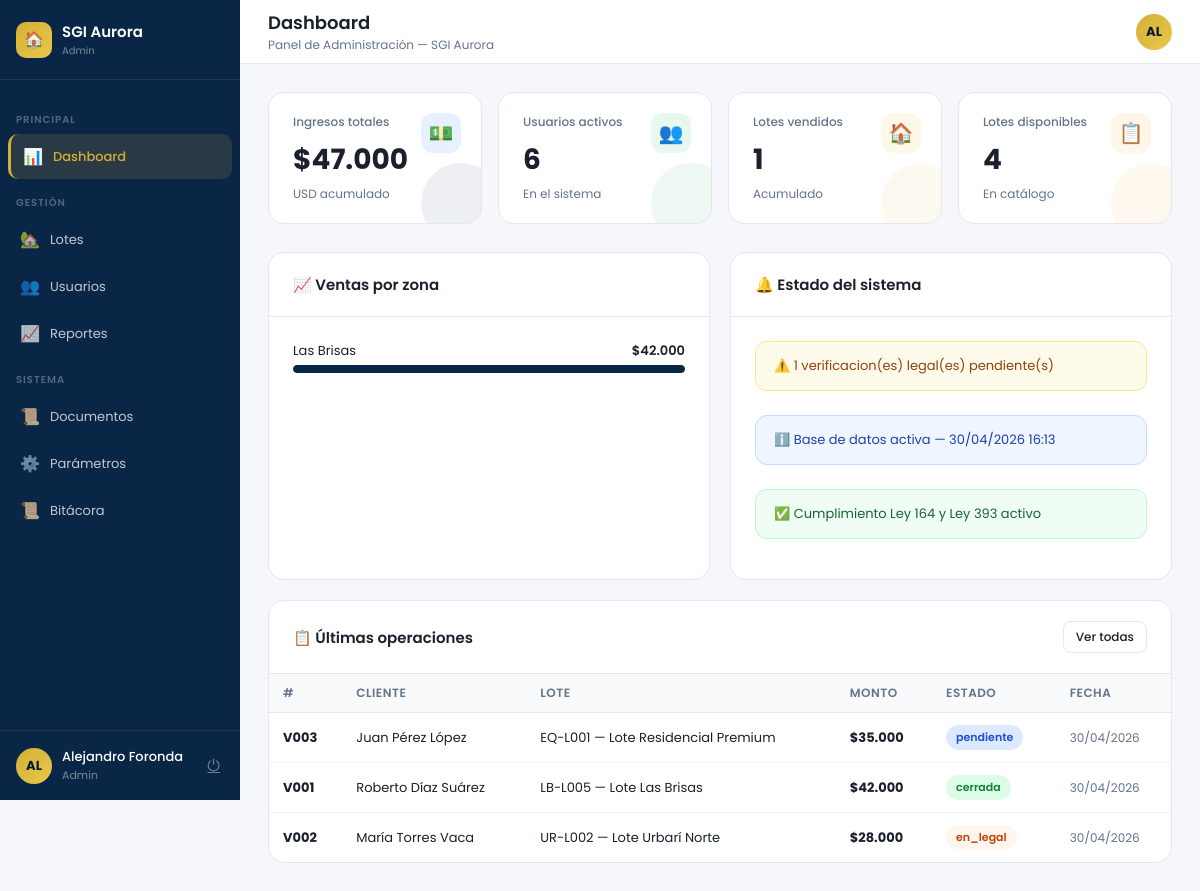
/admin/dashboard.php (signed in), run on the app's committed database.
### tables this page shows
CREATE TABLE ventas (
  id          INT AUTO_INCREMENT PRIMARY KEY,
  cliente_id  INT NOT NULL,
  lote_id     INT NOT NULL,
  asesor_id   INT,
  monto       DECIMAL(12,2) NOT NULL,
  modalidad   ENUM('Contado','Credito Bancario','Credito Directo','Anticretico') NOT NULL,
  estado      ENUM('pendiente','en_legal','contrato','cerrada','cancelada') DEFAULT 'pendiente',
  fecha_venta DATE,
  contrato_id INT,
  created_at  DATETIME DEFAULT CURRENT_TIMESTAMP,
  FOREIGN KEY (cliente_id) REFERENCES clientes(id),
  FOREIGN KEY (lote_id)    REFERENCES lotes(id),
  FOREIGN KEY (asesor_id)  REFERENCES usuarios(id) ON DELETE SET NULL
);

CREATE TABLE usuarios (
  id          INT AUTO_INCREMENT PRIMARY KEY,
  nombre      VARCHAR(120) NOT NULL,
  email       VARCHAR(120) NOT NULL UNIQUE,
  password    VARCHAR(255) NOT NULL,    
  rol         ENUM('cliente','asesor','legal','admin') NOT NULL DEFAULT 'cliente',
  estado      ENUM('activo','inactivo') NOT NULL DEFAULT 'activo',
  telefono    VARCHAR(30),
  ci          VARCHAR(30),
  created_at  DATETIME DEFAULT CURRENT_TIMESTAMP,
  ultimo_acceso DATETIME
);

CREATE TABLE lotes (
  id          INT AUTO_INCREMENT PRIMARY KEY,
  codigo      VARCHAR(20) NOT NULL UNIQUE,
  nombre      VARCHAR(150) NOT NULL,
  zona_id     INT NOT NULL,
  direccion   VARCHAR(200),
  superficie  DECIMAL(10,2) NOT NULL,
  precio      DECIMAL(12,2) NOT NULL,
  tipo        ENUM('Residencial','Comercial','Industrial') DEFAULT 'Residencial',
  estado      ENUM('disponible','apartado','vendido','revision') DEFAULT 'revision',
  verificado  TINYINT(1) DEFAULT 0,
  servicios   VARCHAR(200),             
  emoji       VARCHAR(10) DEFAULT '🏡',
  asesor_id   INT,
  created_at  DATETIME DEFAULT CURRENT_TIMESTAMP,
  FOREIGN KEY (zona_id)   REFERENCES zonas(id),
  FOREIGN KEY (asesor_id) REFERENCES usuarios(id) ON DELETE SET NULL
);

### admin/dashboard.php (the view, shortened to what this page needs)
<?php
$pdo = getDB();
$kpis = [
  'ingresos'   => $pdo->query("SELECT COALESCE(SUM(monto),0) FROM pagos")->fetchColumn(),
  'usuarios'   => $pdo->query("SELECT COUNT(*) FROM usuarios WHERE estado='activo'")->fetchColumn(),
  'vendidos'   => $pdo->query("SELECT COUNT(*) FROM lotes WHERE estado='vendido'")->fetchColumn(),
  'disponibles'=> $pdo->query("SELECT COUNT(*) FROM lotes WHERE estado='disponible'")->fetchColumn(),
  'pendientes' => $pdo->query("SELECT COUNT(*) FROM tareas_legales WHERE estado='pendiente'")->fetchColumn(),
];
$ventasZona = $pdo->query("
  SELECT z.nombre zona, SUM(v.monto) total
  FROM ventas v
  JOIN lotes l ON l.id=v.lote_id
  JOIN zonas z ON z.id=l.zona_id
  WHERE v.estado='cerrada'
  GROUP BY z.nombre ORDER BY total DESC LIMIT 6
")->fetchAll();
$maxTotal = max(array_column($ventasZona,'total') ?: [1]);
$ultOps = $pdo->query("
  SELECT v.id, u.nombre cliente, l.nombre lote, l.codigo, v.monto, v.estado, v.created_at
  FROM ventas v
  JOIN clientes c ON c.id=v.cliente_id
  JOIN usuarios u ON u.id=c.usuario_id
  JOIN lotes l ON l.id=v.lote_id
  ORDER BY v.created_at DESC LIMIT 6
")->fetchAll();
$pageTitle    = 'Dashboard';
$pageSubtitle = 'Panel de Administración — SGI Aurora';
$activeNav    = 'ad-dash';
require_once __DIR__ . '/../includes/layout.php';
?>
<div class="kpi-grid">
  <div class="kpi-card blue"><div class="kpi-icon">💵</div><div class="kpi-label">Ingresos totales</div><div class="kpi-value">$<?= number_format($kpis['ingresos'],0,',','.') ?></div><div class="kpi-sub">USD acumulado</div></div>
  <div class="kpi-card green"><div class="kpi-icon">👥</div><div class="kpi-label">Usuarios activos</div><div class="kpi-value"><?= $kpis['usuarios'] ?></div><div class="kpi-sub">En el sistema</div></div>
  <div class="kpi-card gold"><div class="kpi-icon">🏠</div><div class="kpi-label">Lotes vendidos</div><div class="kpi-value"><?= $kpis['vendidos'] ?></div><div class="kpi-sub">Acumulado</div></div>
  <div class="kpi-card orange"><div class="kpi-icon">📋</div><div class="kpi-label">Lotes disponibles</div><div class="kpi-value"><?= $kpis['disponibles'] ?></div><div class="kpi-sub">En catálogo</div></div>
</div>
<div class="grid2">
  <div class="card">
    <div class="card-header"><h3>📈 Ventas por zona</h3></div>
    <div class="card-body">
      <?php if (empty($ventasZona)): ?>
        <p style="color:var(--muted);font-size:13px">Sin datos de ventas aún.</p>
      <?php else: foreach ($ventasZona as $z): $pct = round($z['total']/$maxTotal*100); ?>
        <div style="margin-bottom:12px">
          <div style="display:flex;justify-content:space-between;font-size:13px;margin-bottom:4px">
            <span><?= htmlspecialchars($z['zona']) ?></span>
            <span style="font-weight:600">$<?= number_format($z['total'],0,',','.') ?></span>
          </div>
          <div class="prog-track"><div class="prog-fill" style="width:<?= $pct ?>%;background:var(--navy)"></div></div>
        </div>
      <?php endforeach; endif; ?>
    </div>
  </div>
  <div class="card">
    <div class="card-header"><h3>🔔 Estado del sistema</h3></div>
    <div class="card-body" style="display:flex;flex-direction:column;gap:8px">
      <?php if ($kpis['pendientes'] > 0): ?>
        <div class="alert alert-warn">⚠️ <?= $kpis['pendientes'] ?> verificacion(es) legal(es) pendiente(s)</div>
      <?php else: ?>
        <div class="alert alert-success">✅ Sin verificaciones legales pendientes</div>
      <?php endif; ?>
      <div class="alert alert-info">ℹ️ Base de datos activa — <?= date('d/m/Y H:i') ?></div>
      <div class="alert alert-success">✅ Cumplimiento Ley 164 y Ley 393 activo</div>
    </div>
  </div>
</div>
<div class="card">
  <div class="card-header">
    <h3>📋 Últimas operaciones</h3>
    <a href="/sgi_aurora/admin/reportes.php" class="btn btn-outline btn-sm">Ver todas</a>
  </div>
  <div class="card-body p0">
    <table class="table">
      <thead><tr><th>#</th><th>Cliente</th><th>Lote</th><th>Monto</th><th>Estado</th><th>Fecha</th></tr></thead>
      <tbody>
        <?php foreach ($ultOps as $op): ?>
        <tr>
          <td><strong>V<?= str_pad($op['id'],3,'0',STR_PAD_LEFT) ?></strong></td>
          <td><?= htmlspecialchars($op['cliente']) ?></td>
          <td><?= htmlspecialchars($op['codigo'].' — '.$op['lote']) ?></td>
          <td><strong>$<?= number_format($op['monto'],0,',','.') ?></strong></td>
          <td>
            <?php $bc=['cerrada'=>'badge-green','en_legal'=>'badge-orange','pendiente'=>'badge-blue','contrato'=>'badge-gold']; ?>
            <span class="badge <?= $bc[$op['estado']] ?? 'badge-gray' ?>"><?= $op['estado'] ?></span>
          </td>
          <td style="font-size:12px;color:var(--muted)"><?= date('d/m/Y', strtotime($op['created_at'])) ?></td>
        </tr>
        <?php endforeach; ?>
      </tbody>
    </table>
  </div>
</div>
<?php require_once __DIR__ . '/../includes/layout_end.php'; ?>

### includes/layout.php (shortened to what this page needs)
<!DOCTYPE html>
<html lang="es">
<head>
</head>
<body>
<?php
$rol = $_SESSION['rol'] ?? '';
$initials = strtoupper(substr($nombre_sb ?? $_SESSION['nombre'] ?? '?', 0, 2));
?>
<div class="sidebar">
  <div class="sb-header">
    <div class="sb-logo">🏠</div>
    <div>
      <div class="sb-brand-name">SGI Aurora</div>
      <div class="sb-brand-sub"><?= ucfirst($rol) ?></div>
    </div>
  </div>
  <nav class="sb-nav">
    <?php foreach (($navs[$rol] ?? []) as $sec): ?>
      <div class="nav-section"><?= $sec['seccion'] ?></div>
      <?php foreach ($sec['items'] as $item): ?>
        <a href="<?= $item['url'] ?>" class="nav-item <?= ($activeNav ?? '') === $item['key'] ? 'active' : '' ?>">
          <span class="nav-icon"><?= $item['icon'] ?></span>
          <span class="nav-label"><?= $item['label'] ?></span>
        </a>
      <?php endforeach; ?>
    <?php endforeach; ?>
  </nav>
  <div class="sb-footer">
    <div class="user-pill">
      <div class="avatar"><?= $initials ?></div>
      <div style="flex:1;min-width:0">
        <div class="user-name"><?= htmlspecialchars($_SESSION['nombre'] ?? '') ?></div>
        <div class="user-role"><?= ucfirst($rol) ?></div>
      </div>
      <a href="/sgi_aurora/logout.php" class="logout-btn" title="Cerrar sesión">⏻</a>
    </div>
  </div>
</div>
<div class="main">
  <div class="topbar">
    <div>
      <h2><?= htmlspecialchars($pageTitle ?? 'Panel') ?></h2>
      <div class="topbar-sub"><?= htmlspecialchars($pageSubtitle ?? '') ?></div>
    </div>
    <div class="topbar-right">
      <div class="avatar" style="cursor:default"><?= $initials ?></div>
    </div>
  </div>
  <div class="page">

### includes/layout_end.php (shortened to what this page needs)
  </div>
</div>
</body>
</html>

### data on the page
ventas: id "003", usuarios.nombre "Juan Pérez López", lote.nombre "EQ-L001 — Lote Residencial Premium", monto "35.000", estado "pendiente", created_at "30/04/2026"
ventas: id "001", usuarios.nombre "Roberto Díaz Suárez", lote.nombre "LB-L005 — Lote Las Brisas", monto "42.000", estado "cerrada", created_at "30/04/2026"
ventas: id "002", usuarios.nombre "María Torres Vaca", lote.nombre "UR-L002 — Lote Urbarí Norte", monto "28.000", estado "en_legal", created_at "30/04/2026"

### other printed values
$rol "Admin"
$sec['seccion'] "PRINCIPAL"
$item['icon'] "📊"
$item['label'] "Dashboard"
$sec['seccion'] "GESTIÓN"
$item['icon'] "🏡"
$item['label'] "Lotes"
$item['icon'] "👥"
$item['label'] "Usuarios"
$item['icon'] "📈"
$item['label'] "Reportes"
$sec['seccion'] "SISTEMA"
$item['icon'] "📜"
$item['label'] "Documentos"
$item['icon'] "⚙️"
